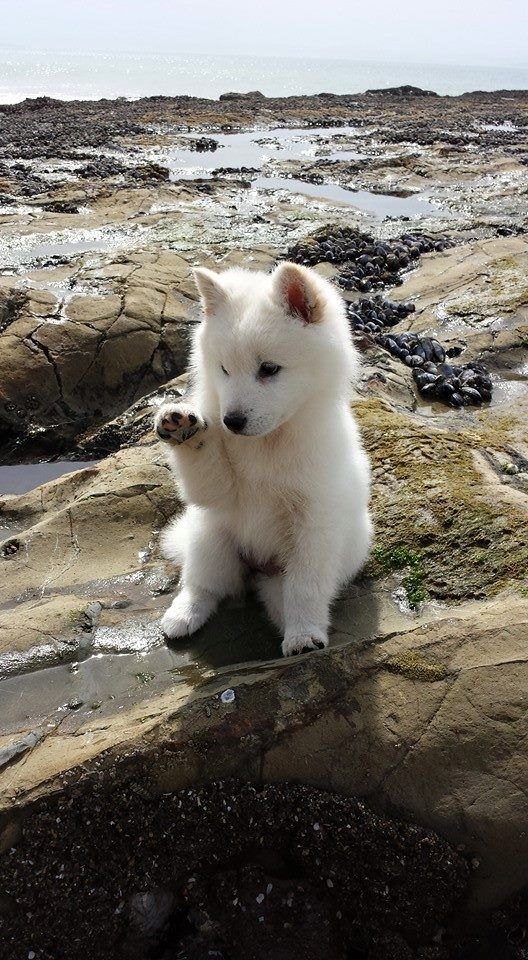
#> input picture Solutions/Lab 4 (Chapter 3.1)/Bài tập nâng cao/Exercise 1/images/dissimilar/pair2/dog.jpg, 528 x 960 px
$ jupyter execute lab4-nc-ex1-wavelet_hash.ipynb
#> lines starting #> are read from the running program, lines starting #| are printed output that depends on the picture
[cell 1]
import os
import numpy as np
import pywt
from PIL import Image
import matplotlib.pyplot as plt

[cell 2]
def load_gray_resize(image_path: str, size=(256, 256)) -> np.ndarray:
    """Đọc ảnh, chuyển sang grayscale và resize về kích thước chuẩn"""
    img = Image.open(image_path).convert("L")
    img = img.resize(size, Image.BILINEAR)
    return np.asarray(img, dtype=np.float32)

[cell 3]
def dwt2(image_arr: np.ndarray, wavelet="haar", level=2):
    """Thực hiện phân tích Wavelet 2D đa cấp"""
    return pywt.wavedec2(image_arr, wavelet=wavelet, level=level)

[cell 4]
def _flatten_concat(arr_list) -> np.ndarray:
    """Làm phẳng và nối các mảng thành vector 1D"""
    return np.concatenate([a.flatten() for a in arr_list], axis=0)

def get_feature_vector(coeffs, mode="LL") -> np.ndarray:
    """
    Trích xuất vector đặc trưng từ các subband đã chọn ở cấp cao nhất.
    - LL: approximation band (cA_n)
    - LH: thường tương ứng với cH_n (chi tiết theo một hướng)
    - HL: thường tương ứng với cV_n
    - HH: tương ứng với cD_n
    Lưu ý: Tên gọi LH/HL có thể khác nhau tùy quy ước; với hashing, tính nhất quán quan trọng hơn tên gọi.
    """
    mode = mode.upper()

    cA = coeffs[0]                 # LL ở cấp cao nhất
    cH, cV, cD = coeffs[1]         # các chi tiết ở cấp cao nhất (vì coeffs[1] là chi tiết cấp cao nhất)

    if mode == "LL":
        return cA.flatten()

    if mode == "LL_LH":
        return _flatten_concat([cA, cH])

    if mode == "LL_HL":
        return _flatten_concat([cA, cV])

    if mode == "LL_LH_HL":
        return _flatten_concat([cA, cH, cV])

    if mode == "ALL":
        return _flatten_concat([cA, cH, cV, cD])

    raise ValueError("subband_mode phải là một trong: LL, LL_LH, LL_HL, LL_LH_HL, ALL")

[cell 5]
def quantize_to_bits(vec: np.ndarray, method="median", hash_bits=256, **kwargs) -> np.ndarray:
    """
    Chuyển đổi vector đặc trưng (float) -> mảng bit (0/1) với độ dài cố định.
    Các phương pháp hỗ trợ:
      - median: bit = vec > median(vec)
      - mean:   bit = vec > mean(vec)
      - ternary: sử dụng ngưỡng robust xung quanh median:
                vec < (med - k*mad) -> 0
                vec > (med + k*mad) -> 1
                ngược lại -> gán thành 0 (hoặc 1) theo mid_policy (mặc định 0)
      - uniform_step: lượng tử hóa theo bước delta rồi lấy LSB:
                q = round(vec/delta); bit = q % 2
    """
    method = method.lower()
    v = vec.astype(np.float32)

    if method in ["median", "mean"]:
        thr = np.median(v) if method == "median" else np.mean(v)
        bits = (v > thr).astype(np.uint8)

    elif method == "ternary":
        # ước lượng độ phân tán robust (MAD)
        k = float(kwargs.get("k", 1.0))          # độ nhạy
        mid_policy = int(kwargs.get("mid_policy", 0))  # 0 hoặc 1 cho vùng giữa
        med = np.median(v)
        mad = np.median(np.abs(v - med)) + 1e-12
        low = med - k * mad
        high = med + k * mad

        bits = np.empty_like(v, dtype=np.uint8)
        bits[v < low] = 0
        bits[v > high] = 1
        bits[(v >= low) & (v <= high)] = mid_policy

    elif method == "uniform_step":
        delta = float(kwargs.get("delta", 5.0))  # kích thước bước
        q = np.rint(v / delta).astype(np.int32)
        bits = (q & 1).astype(np.uint8)          # LSB

    else:
        raise ValueError("quant_method phải là một trong: median, mean, ternary, uniform_step")

    # độ dài cố định
    if len(bits) >= hash_bits:
        indices = np.linspace(0, len(bits) - 1, hash_bits, dtype=int)
        return bits[indices].copy()
    out = np.zeros(hash_bits, dtype=np.uint8)
    out[:len(bits)] = bits
    return out

[cell 6]
def wavelet_hash_path(
    image_path: str,
    size=(256, 256),
    wavelet="haar",
    level=2,
    subband_mode="LL",
    quant_method="median",
    hash_bits=256,
    quant_kwargs=None
):
    """Tạo wavelet hash từ đường dẫn ảnh"""
    if quant_kwargs is None:
        quant_kwargs = {}

    img = load_gray_resize(image_path, size=size)
    coeffs = dwt2(img, wavelet=wavelet, level=level)
    feat = get_feature_vector(coeffs, mode=subband_mode)
    bits = quantize_to_bits(feat, method=quant_method, hash_bits=hash_bits, **quant_kwargs)
    return bits

def hamming_distance(bits1: np.ndarray, bits2: np.ndarray) -> int:
    """Tính khoảng cách Hamming giữa 2 hash"""
    if len(bits1) != len(bits2):
        raise ValueError("Các hash phải có cùng độ dài bit")
    return int(np.sum(bits1 != bits2))

[cell 7]
IMG_EXT = (".jpg", ".jpeg", ".png")

def collect_pairs(root_dir="./images"):
    """Thu thập các cặp ảnh similar/dissimilar từ thư mục"""
    pairs = []
    for label_name, y in [("similar", 1), ("dissimilar", 0)]:
        base = os.path.join(root_dir, label_name)
        if not os.path.isdir(base):
            continue
        for pair_id in sorted(os.listdir(base)):
            pair_dir = os.path.join(base, pair_id)
            if not os.path.isdir(pair_dir):
                continue
            files = sorted([f for f in os.listdir(pair_dir) if f.lower().endswith(IMG_EXT)])
            if len(files) != 2:
                print(f"Bỏ qua {pair_dir}: mong đợi 2 ảnh, tìm thấy {len(files)}")
                continue
            p1 = os.path.join(pair_dir, files[0])
            p2 = os.path.join(pair_dir, files[1])
            pairs.append((p1, p2, y))

    if not pairs:
        raise RuntimeError("Không tìm thấy cặp ảnh nào. Kiểm tra cấu trúc thư mục ./images.")
    return pairs

[cell 8]
def evaluate_method(pairs, cfg):
    """Đánh giá một phương pháp hashing trên tập cặp ảnh"""
    dists, labels = [], []
    for p1, p2, y in pairs:
        h1 = wavelet_hash_path(
            p1,
            size=cfg["size"],
            wavelet=cfg["wavelet"],
            level=cfg["level"],
            subband_mode=cfg["subband_mode"],
            quant_method=cfg["quant_method"],
            hash_bits=cfg["hash_bits"],
            quant_kwargs=cfg.get("quant_kwargs", {})
        )
        h2 = wavelet_hash_path(
            p2,
            size=cfg["size"],
            wavelet=cfg["wavelet"],
            level=cfg["level"],
            subband_mode=cfg["subband_mode"],
            quant_method=cfg["quant_method"],
            hash_bits=cfg["hash_bits"],
            quant_kwargs=cfg.get("quant_kwargs", {})
        )
        dists.append(hamming_distance(h1, h2))
        labels.append(y)
    return np.array(dists), np.array(labels)

def metrics_at_threshold(dists, labels, thr):
    """Tính các metric (accuracy, sensitivity, specificity) tại một ngưỡng"""
    pred = (dists <= thr).astype(int)  # <= thr => tương tự
    TP = int(np.sum((pred == 1) & (labels == 1)))
    TN = int(np.sum((pred == 0) & (labels == 0)))
    FP = int(np.sum((pred == 1) & (labels == 0)))
    FN = int(np.sum((pred == 0) & (labels == 1)))

    acc = (TP + TN) / (TP + TN + FP + FN + 1e-12)
    sens = TP / (TP + FN + 1e-12)  # recall
    spec = TN / (TN + FP + 1e-12)

    return acc, sens, spec, (TP, TN, FP, FN)

[cell 9]
def make_methods():
    """Tạo danh sách các cấu hình phương pháp để khảo sát"""
    methods = []
    size = (256, 256)
    hash_bits = 256

    # (A) Khảo sát Wavelet (cố định các tham số khác)
    for w in ["haar", "db2", "db4", "sym2"]:
        methods.append({
            "name": f"A-Wavelet:{w} | L2 | LL | median",
            "wavelet": w, "level": 2,
            "subband_mode": "LL",
            "quant_method": "median",
            "hash_bits": hash_bits,
            "size": size
        })

    # (B) Khảo sát Level (chọn wavelet cơ sở trước; có thể thay đổi sau)
    for lvl in [1, 2, 3]:
        methods.append({
            "name": f"B-Level:{lvl} | haar | LL | median",
            "wavelet": "haar", "level": lvl,
            "subband_mode": "LL",
            "quant_method": "median",
            "hash_bits": hash_bits,
            "size": size
        })

    # (C) Khảo sát Quantization (giữ wavelet/level cố định)
    methods.append({
        "name": "C-Quant:median | haar L2 | LL",
        "wavelet": "haar", "level": 2,
        "subband_mode": "LL",
        "quant_method": "median",
        "hash_bits": hash_bits,
        "size": size
    })
    methods.append({
        "name": "C-Quant:mean | haar L2 | LL",
        "wavelet": "haar", "level": 2,
        "subband_mode": "LL",
        "quant_method": "mean",
        "hash_bits": hash_bits,
        "size": size
    })
    methods.append({
        "name": "C-Quant:ternary(k=1.0) | haar L2 | LL",
        "wavelet": "haar", "level": 2,
        "subband_mode": "LL",
        "quant_method": "ternary",
        "quant_kwargs": {"k": 1.0, "mid_policy": 0},
        "hash_bits": hash_bits,
        "size": size
    })
    methods.append({
        "name": "C-Quant:uniform_step(delta=5) | haar L2 | LL",
        "wavelet": "haar", "level": 2,
        "subband_mode": "LL",
        "quant_method": "uniform_step",
        "quant_kwargs": {"delta": 5.0},
        "hash_bits": hash_bits,
        "size": size
    })

    # (D) Khảo sát Subband
    for sb in ["LL", "LL_LH", "LL_HL", "LL_LH_HL", "ALL"]:
        methods.append({
            "name": f"D-Subband:{sb} | haar L2 | median",
            "wavelet": "haar", "level": 2,
            "subband_mode": sb,
            "quant_method": "median",
            "hash_bits": hash_bits,
            "size": size
        })

    return methods

[cell 10]
def run_survey(root_dir="./images", methods=None):
    """Chạy khảo sát đánh giá các phương pháp wavelet hashing"""
    pairs = collect_pairs(root_dir)
    print(f"Đã load {len(pairs)} cặp ảnh (similar=1, dissimilar=0)")

    if methods is None:
        methods = make_methods()

    results = []

    for cfg in methods:
        dists, labels = evaluate_method(pairs, cfg)
#> in load_gray_resize, `img = img.resize(size, Image.BILINEAR)`:
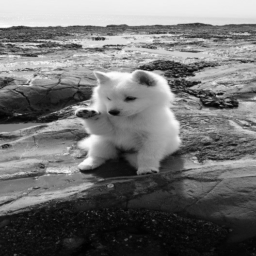
#> img: PIL image 256x256 L; min 0, max 254, mean 112.5
#> in wavelet_hash_path, `coeffs = dwt2(img, wavelet=wavelet, level=level)`: coeffs = 3 items
#> in get_feature_vector, `cH, cV, cD = coeffs[1]`:
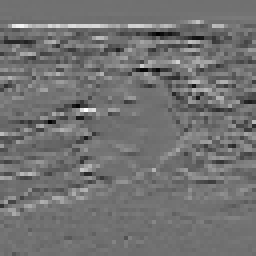
#> cH: shape (64, 64) float32 (shown 4 times larger); min -268.2, max 338.8, mean 3.2; drawn with min black and max white
#> in get_feature_vector, `cH, cV, cD = coeffs[1]`:
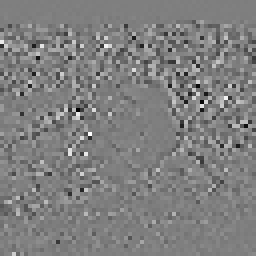
#> cD: shape (64, 64) float32 (shown 4 times larger); min -87, max 87.25, mean 0.2; drawn with min black and max white
#> in wavelet_hash_path, `feat = get_feature_vector(coeffs, mode=subband_mode)`: feat = 4096 values, max 997 at index 1180, min 6.75 at index 3925, mean 450.1
#> in quantize_to_bits, `v = vec.astype(np.float32)`: v has the same summary as feat in wavelet_hash_path
#> in quantize_to_bits, `thr = np.median(v) if method == "median" else np.mean(v)`: thr = 464.1
#> in quantize_to_bits, `bits = (v > thr).astype(np.uint8)`: bits = 4096 values, max 1 at index 0, min 0 at index 412, mean 0.5
#> in quantize_to_bits, `indices = np.linspace(0, len(bits) - 1, hash_bits, dtype=int)`: indices = 256 values from 0 to 4095
#> in wavelet_hash_path, `bits = quantize_to_bits(feat, method=quant_method, hash_bits=hash_bits..`: bits = 256 values, max 1 at index 0, min 0 at index 27, mean 0.477
#> in evaluate_method, `h1 = wavelet_hash_path( p1, size=cfg["size"], wavelet=cfg["wavelet"], ..`: h1 has the same summary as bits in wavelet_hash_path
#> call 2 of load_gray_resize, with image_path = './images/dissimilar/pair2/giraffe.jpg', size = (256, 256)
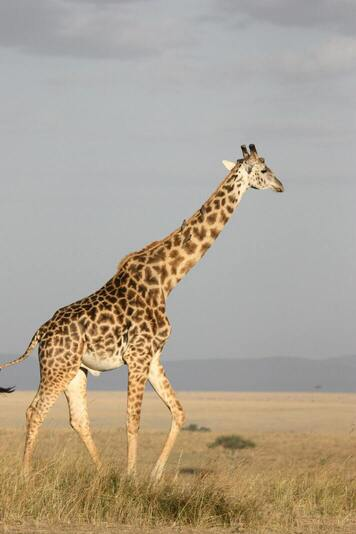
#> input picture Solutions/Lab 4 (Chapter 3.1)/Bài tập nâng cao/Exercise 1/images/dissimilar/pair2/giraffe.jpg, 356 x 534 px
#> in load_gray_resize (call 2), `img = Image.open(image_path).convert("L")`:
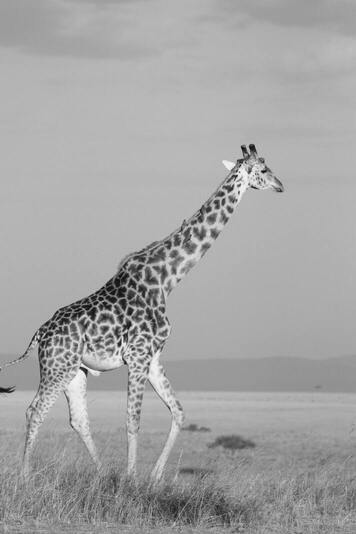
#> img: PIL image 356x534 L; min 2, max 248, mean 164.2
#> in load_gray_resize (call 2), `img = img.resize(size, Image.BILINEAR)`:
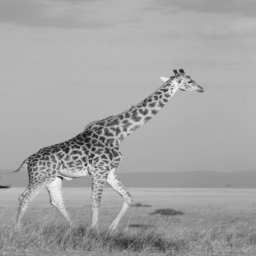
#> img: PIL image 256x256 L; min 21, max 242, mean 164.2
#> call 2 of get_feature_vector, with mode = 'LL'
#> in get_feature_vector (call 2), `cA = coeffs[0]`:
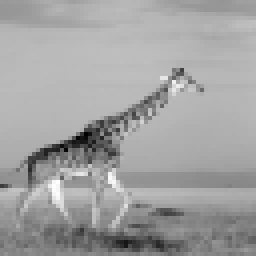
#> cA: shape (64, 64) float32 (shown 4 times larger); min 186.7, max 927.7, mean 656.8; drawn with min black and max white
#> in get_feature_vector (call 2), `cH, cV, cD = coeffs[1]`:
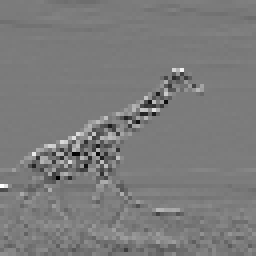
#> cH: shape (64, 64) float32 (shown 4 times larger); min -182.8, max 194.2, mean 0.1; drawn with min black and max white
#> in get_feature_vector (call 2), `cH, cV, cD = coeffs[1]`:
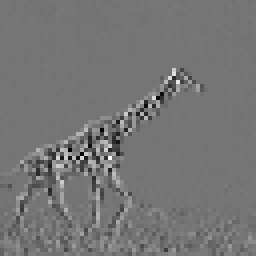
#> cV: shape (64, 64) float32 (shown 4 times larger); min -145, max 169.8, mean -0.1; drawn with min black and max white
#> in get_feature_vector (call 2), `cH, cV, cD = coeffs[1]`:
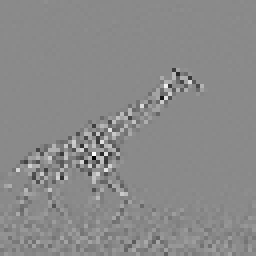
#> cD: shape (64, 64) float32 (shown 4 times larger); min -138.2, max 116.5, mean -0.1; drawn with min black and max white
#> in evaluate_method, `h2 = wavelet_hash_path( p2, size=cfg["size"], wavelet=cfg["wavelet"], ..`: h2 = 256 values, max 1 at index 2, min 0 at index 0, mean 0.484
#> dists = [92]; labels = [0]

        # tìm ngưỡng tốt nhất theo accuracy tối đa
        best = {"acc": -1, "thr": None, "sens": None, "spec": None}
        for thr in range(0, int(dists.max()) + 1):
            acc, sens, spec, _ = metrics_at_threshold(dists, labels, thr)
            if acc > best["acc"]:
                best = {"acc": acc, "thr": thr, "sens": sens, "spec": spec}
#> this loop made 93 passes
#> best on pass 1: {'acc': 1, 'thr': 0, 'sens': 0, 'spec': 1}

        results.append({
            "name": cfg["name"],
            "best_thr": best["thr"],
            "acc": best["acc"],
            "sens": best["sens"],
            "spec": best["spec"],
            "dist_min": int(dists.min()),
            "dist_max": int(dists.max()),
            "dist_mean": float(dists.mean()),
        })

    # sắp xếp theo Accuracy
    results_sorted = sorted(results, key=lambda x: x["acc"], reverse=True)

    print("\n==================== KẾT QUẢ TẤT CẢ CÁC PHƯƠNG PHÁP (Tốt nhất trước) ====================")
    print(f"Tổng số phương pháp được đánh giá: {len(results_sorted)}\n")

    for idx, r in enumerate(results_sorted, 1):
        print(f"[{idx}/{len(results_sorted)}] {r['name']}")
        print(f"  Ngưỡng tốt nhất: {r['best_thr']}")
        print(f"  Accuracy:   {r['acc']:.3f}")
        print(f"  Sensitivity:{r['sens']:.3f}")
        print(f"  Specificity:{r['spec']:.3f}")
        print(f"  Khoảng dist: {r['dist_min']}..{r['dist_max']} (mean={r['dist_mean']:.2f})")
        print()

    return results_sorted
